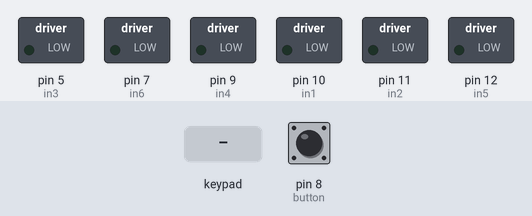
This sketch was run on a simulated Arduino Uno, built with avr-gcc and run on an emulated ATmega328P. Shown: switched loads named in the sketch (green lamp = pin HIGH). Inputs (shaded band) come from the test bench; at power-on: pin 8 (button) LOW.

Above: at 1.2 s.
1.3 s: pin 8 (button) pulled HIGH for 0.15 s
At 2.7 s:
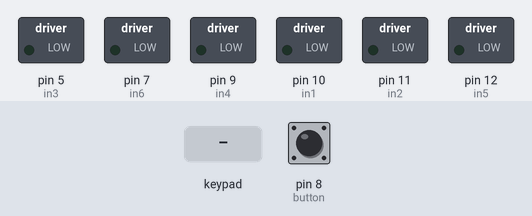
3.0 s: key 'U' pressed
At 3.2 s:
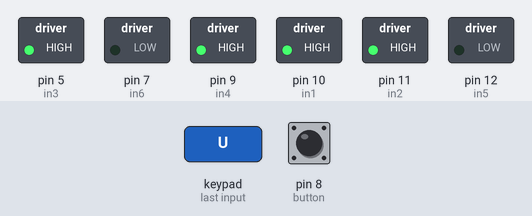
4.9 s: key 'D' pressed
At 5.1 s:
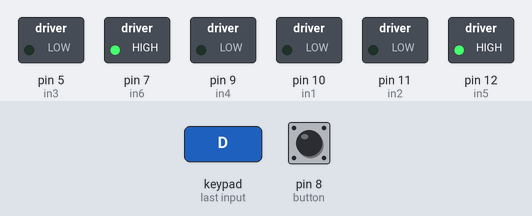
6.8 s: pin 8 (button) pulled HIGH for 1 s
At 7.6 s:
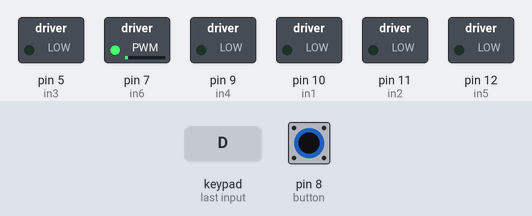
9.3 s: key 'L' pressed
At 9.5 s:
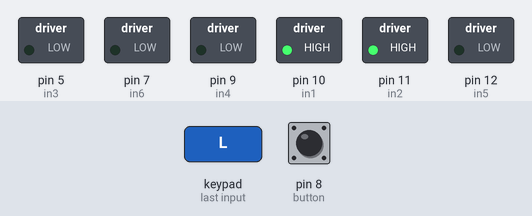
11.2 s: key 'R' pressed
At 11.4 s:
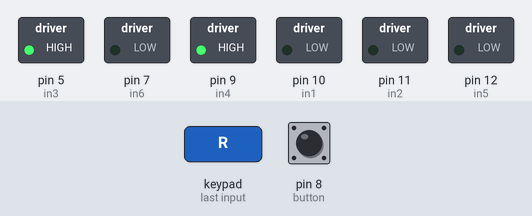
Timing chart, 0 to 14.1 s (numbered marks = the images above; inputs shaded):
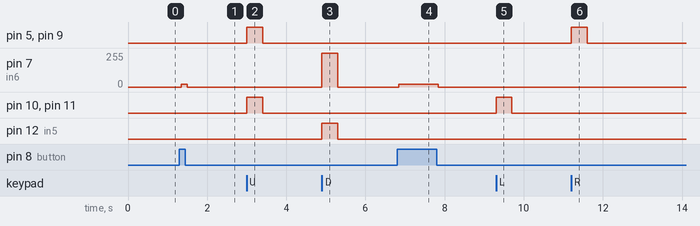

Measured:
- after the input at 1.3 s, pin 7 (in6): 0/255 → 19/255 at once, → 0/255 0.16 s later
- after the input at 3.0 s, pin 5 (in3), pin 9 (in4), pin 10 (in1), pin 11 (in2): LOW → HIGH at once, → LOW 0.40 s later
- after the input at 4.9 s, pin 7 (in6): 0/255 → 255/255 at once, → 0/255 0.40 s later; pin 12 (in5): LOW → HIGH at once, → LOW 0.40 s later
- after the input at 6.8 s, pin 7 (in6): 0/255 → 19/255 at once, → 0/255 1.0 s later
- after the input at 9.3 s, pin 10 (in1), pin 11 (in2): LOW → HIGH at once, → LOW 0.40 s later
- after the input at 11.2 s, pin 5 (in3), pin 9 (in4): LOW → HIGH at once, → LOW 0.40 s later

The sketch:

bluetooth_test.ino
```cpp
#define CUSTOM_SETTINGS
#define INCLUDE_GAMEPAD_MODULE
#include <Dabble.h>


int reverse =-1;
int in1 = 10;
int in2= 11;
int in3 =5;
int in4 = 9;
int in5=12;
int in6 = 7;
int state =0;
int counter =0;
int button = 8;
int light_led =7;

void setup() {
  pinMode(in1,OUTPUT);
   pinMode(in2,OUTPUT);
   pinMode(in3,OUTPUT);
   pinMode(in4,OUTPUT);
   pinMode(button,INPUT);
    pinMode(in5,OUTPUT);
    pinMode(in6, OUTPUT);
   pinMode(light_led,OUTPUT);
  // put your setup code here, to run once:

  Dabble.begin(9600,2,3);
}


void button_control(){
  if(digitalRead(button) ==1){
    digitalWrite(light_led,HIGH);


   }


}
void motor(){

     Dabble.processInput();

      if (GamePad.isUpPressed()){

        state=1;

       }
       else if(!  (GamePad.isUpPressed())){

          state=0;

        }


       if(GamePad.isRightPressed() ){

            state=2;
        }

        if (GamePad.isLeftPressed() ){

          state=3;

        }
          /*  state =0;

          }
          else if(counter==1){

            state=1;
            if(counter>1){
              counter=0;
             }

          }

        counter++;
        */
        if(GamePad.isDownPressed() ){

          state=4;

        }


 }

void loop() {
  if(state==0){
      digitalWrite(in1,LOW);
         digitalWrite(in2,LOW);
         digitalWrite(in3,LOW);
         digitalWrite(in4,LOW);
          digitalWrite(in5,LOW);
         digitalWrite(in6,LOW);

      }
      else if(state ==1){
        digitalWrite(in1,HIGH);
         digitalWrite(in2,HIGH);
           digitalWrite(in3,HIGH);
         digitalWrite(in4,HIGH);
         digitalWrite(in5,LOW);
         digitalWrite(in6,LOW);

        }
        else if(state ==2){

             digitalWrite(in1,LOW);
         digitalWrite(in2,LOW);
           digitalWrite(in3,HIGH);
         digitalWrite(in4,HIGH);
         digitalWrite(in5,LOW);
        digitalWrite(in6,LOW);

        }
        else if(state==3){

           digitalWrite(in1,HIGH);
         digitalWrite(in2,HIGH);
           digitalWrite(in3,LOW);
         digitalWrite(in4,LOW);
         digitalWrite(in5,LOW);
        digitalWrite(in6,LOW);
        }
        else if(state ==4){
          digitalWrite(in5,HIGH);
         digitalWrite(in6,HIGH);
          digitalWrite(in1,LOW);
         digitalWrite(in2,LOW);
           digitalWrite(in3,LOW);
         digitalWrite(in4,LOW);

         }

   motor();
   button_control();
  // put your main code here, to run repeatedly:
  }
```
